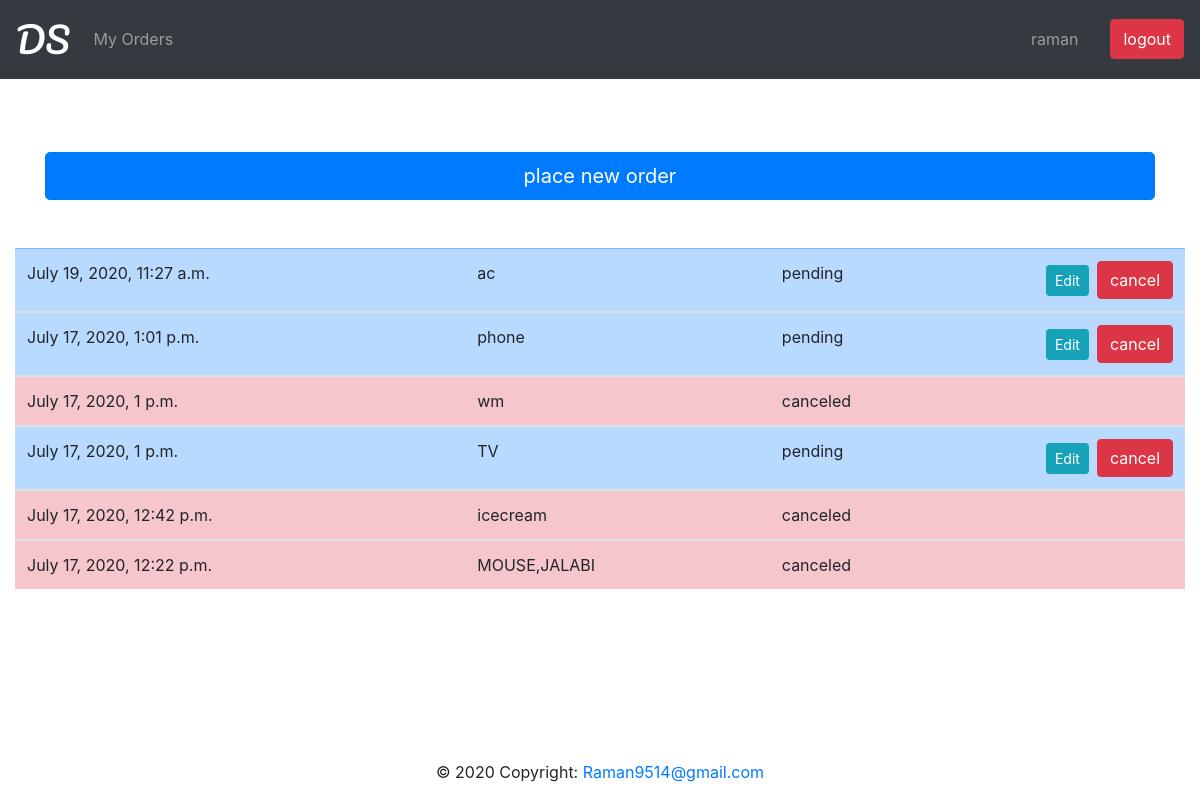
/order/myorder (signed in), run on an earlier commit of the app's database.
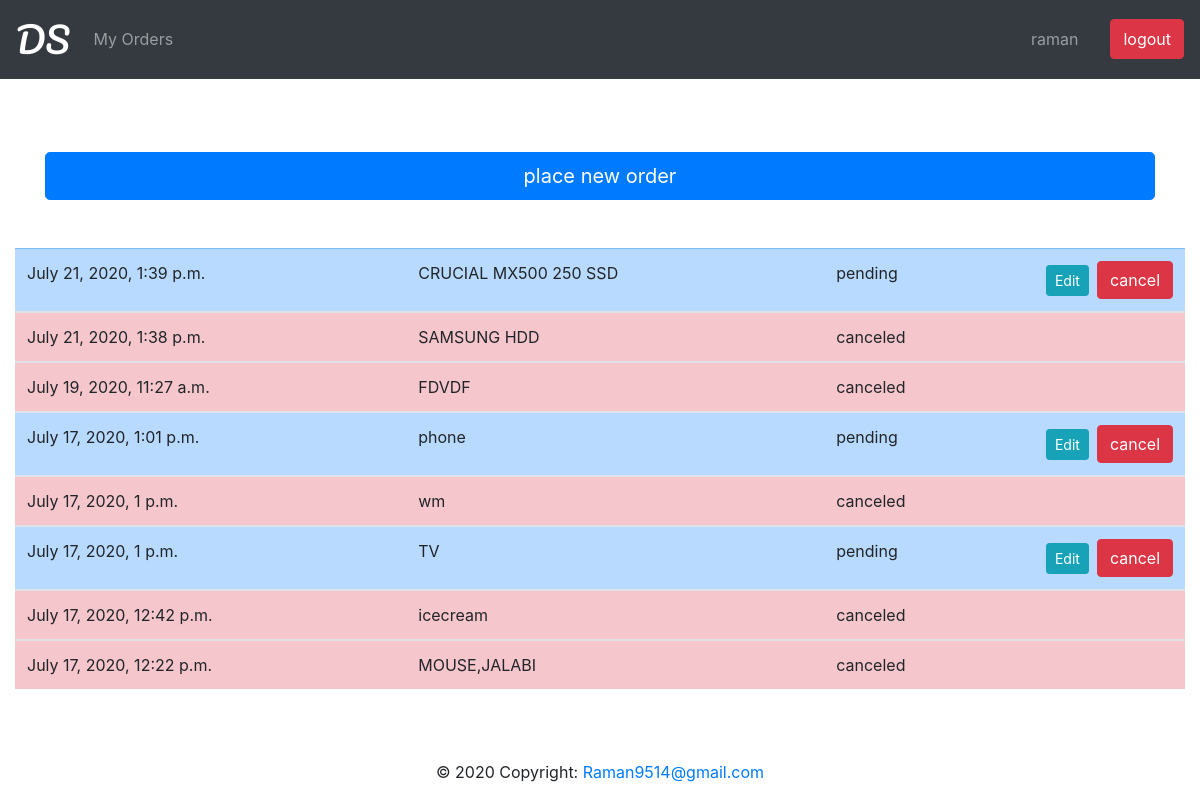
And on a later commit of the database.
### order/models.py (models this page shows)
class Order(models.Model):
    user_id= models.ForeignKey(User,on_delete=models.CASCADE)
    u_name = models.CharField(max_length=50)
    u_phone_no = models.CharField(max_length=10)
    u_delivery_address = models.CharField(max_length=350)
    u_pincode=models.CharField(max_length=6)
    u_delivery_note = models.CharField(max_length=300 , blank=True)
    product_list = models.CharField(max_length=350)
    shop_address = models.CharField(max_length=350 )
    shop_pincode = models.CharField(max_length=6)
    order_date = models.DateTimeField(auto_now_add=True )
    order_pending = models.BooleanField(default=True)
    order_picked = models.BooleanField(default=False)
    order_delivered = models.BooleanField(default=False)
    order_cancelled = models.BooleanField(default=False)

### order/views.py (the view)
# urls.py: path('myorder' , views.myorder,name='myorder'),
def myorder(request):
    if request.user.is_authenticated:
        current_user=request.user
        allorders = Order.objects.filter(user_id=current_user).order_by('order_date').reverse()
        return render(request, 'myorders.html',{'allorders':allorders})
    else:
        redirect('login')

### templates/myorders.html (shortened to what this page needs)
{% extends "basic.html" %}
{% block content %}
<div class="container " >
<a  href="{% url 'TakeOrder' %}" class="btn btn-primary btn-block btn-lg">place new order</a>
</div>
<div class="container-fluid pt-5 col-lg-12 col-sm-3 col-md-6">
<table class="table table-hover">
    <tbody>
   {% for order in allorders %}
         {% if order.order_pending %}
         <tr class="table-primary" >
      {% elif order.order_picked%}
      <tr class="table-alert" >
      {% elif order.order_delivered %}
      <tr class="table-success" >
      {% elif order.order_cancelled %}
      <tr class="table-danger" >
      {% endif %}
      <td > {{ order.order_date }} </td>
      <td > {{order.product_list | truncatechars:30}} </td>
       <td>
      {% if order.order_pending %}
         pending
      {% elif order.order_picked%}
            picked
      {% elif order.order_delivered %}
            deliverd
      {% elif order.order_cancelled %}
         canceled
      {% endif %}
         </td>
      <td>
         {% if order.order_cancelled %}
         {% else %}
            <form action="{% url 'cancleorder' order.id %}" method="post">
               <input type="submit" class="btn btn-danger float-right " value="cancel">
            </form>
                <a href="{% url 'editorder' order.id %}" class="btn btn-info float-right btn-sm d-inline mr-2 mt-1" >Edit</a>
         {% endif %}
      </td>
    </tr>
  </tbody>
{% endfor %}
</table>
</div>
{% endblock content %}

What changed in the data, as far as the page shows it:
added Order: order_date "July 21, 2020, 1:39 p.m.", product_list "CRUCIAL MX500 250 SSD", order_pending "pending"
added Order: order_date "July 21, 2020, 1:38 p.m.", product_list "SAMSUNG HDD", order_pending "canceled"
changed Order: product_list "ac" → "FDVDF"; value "cancel" → (not shown); order_cancelled False → True (drawn); order_pending "pending" → "canceled"
